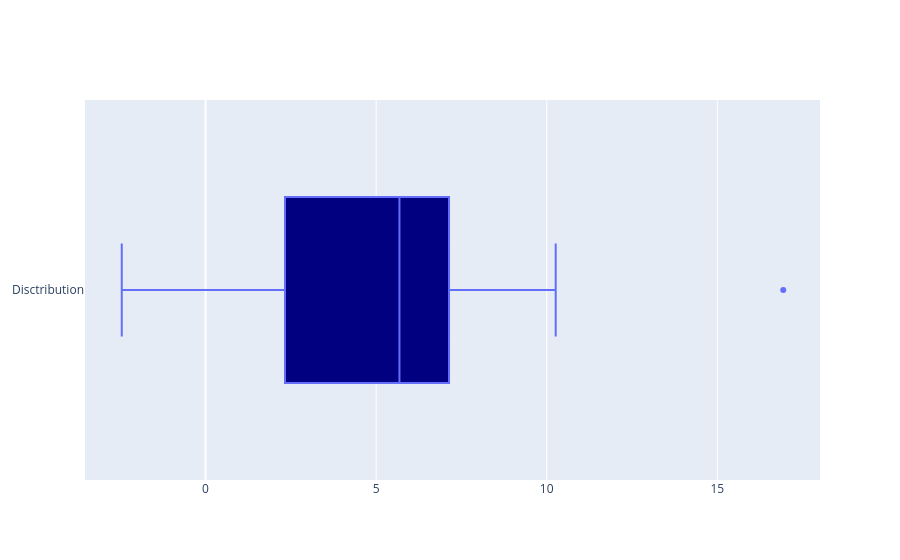

The cell this chart's notebook holds for it:
### Code cell
trace = go.Box(x=df_flights['UA'], name="Disctribution", fillcolor='navy')
data = [trace]
fig = go.Figure(data)
fig.show()

### Figure 1 — Plotly figure (JSON) as saved in the notebook; plotly's stock layout.template omitted (floating-point values rounded to 4 significant figures)
{"data": [{"fillcolor": "navy", "name": "Disctribution", "type": "box", "x": [6.353, 7.261, 4.892, 4.376, 6.828, 16.93, 10.26, 5.014, -1.794, -2.457, 0.2811, 7.012]}], "layout": {}}
